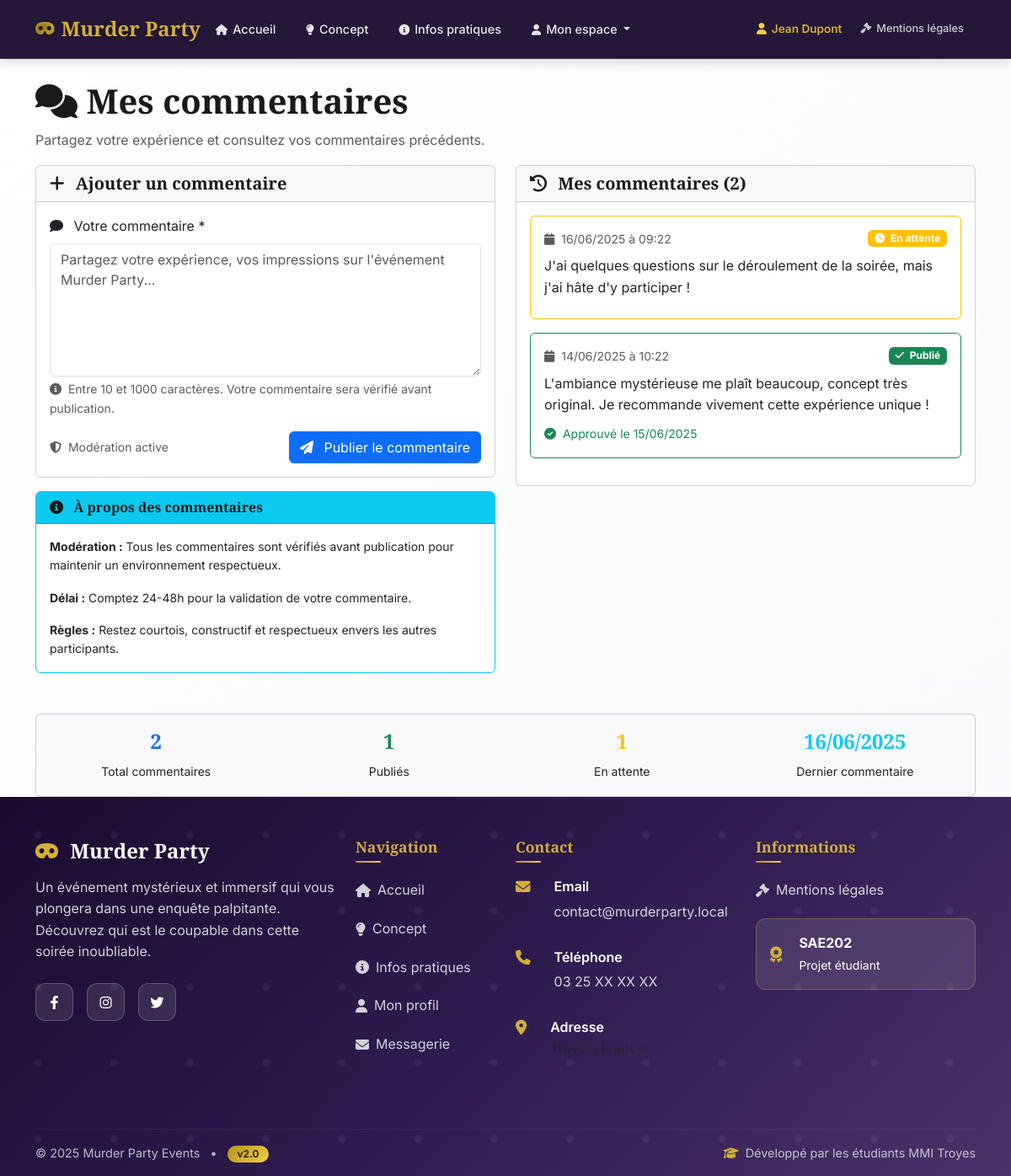
The app's page /commentaire (signed in) with its own data.
### tables this page shows
CREATE TABLE commentaires (
    id INT AUTO_INCREMENT PRIMARY KEY,
    utilisateur_id INT NOT NULL,
    contenu TEXT NOT NULL,
    approuve TINYINT(1) DEFAULT 0,
    date_creation TIMESTAMP DEFAULT CURRENT_TIMESTAMP,
    date_approbation TIMESTAMP NULL,
    FOREIGN KEY (utilisateur_id) REFERENCES utilisateurs(id) ON DELETE CASCADE,
    INDEX idx_approuve (approuve),
    INDEX idx_date_creation (date_creation),
    INDEX idx_utilisateur_id (utilisateur_id)
);

### controller/commentaire_controller.php (called while the page is built, shortened)
<?php
require_once('model/Comment.php');
function index() {
    $mes_commentaires = Comment::getByUser($_SESSION['user_id']);
    require_once('view/commentaire.php');
}
?>

### index.php (called while the page is built)
<?php
require_once('conf/routeur.php');
?>

### model/Comment.php (called while the page is built, shortened)
<?php
class Comment {
    public static function getByUser($utilisateur_id) {
        $db = getDB();
        $stmt = $db->prepare("
            SELECT * FROM commentaires
            WHERE utilisateur_id = ?
            ORDER BY date_creation DESC
        ");
        $stmt->execute([$utilisateur_id]);
        return $stmt->fetchAll();
    }
}
?>

### view/commentaire.php (the view, shortened to what this page needs)
<?php
include_once('view/autres_pages/header.php');
?>
<div class="container mt-4">
    <div class="row">
        <div class="col-12">
            <h1>
                <i class="fas fa-comments"></i> Mes commentaires
            </h1>
            <p class="text-muted">Partagez votre expérience et consultez vos commentaires précédents.</p>
        </div>
    </div>
    <div class="row">
        <div class="col-lg-6 mb-4">
            <div class="card">
                <div class="card-header">
                    <h5 class="mb-0">
                        <i class="fas fa-plus me-2"></i>
                        Ajouter un commentaire
                    </h5>
                </div>
                <div class="card-body">
                    <form method="POST" action="/commentaire">
                        <div class="mb-3">
                            <label for="contenu" class="form-label">
                                <i class="fas fa-comment me-2"></i>
                                Votre commentaire *
                            </label>
                            <textarea
                                class="form-control"
                                id="contenu"
                                name="contenu"
                                rows="6"
                                placeholder="Partagez votre expérience, vos impressions sur l'événement Murder Party..."
                                required><?= htmlspecialchars($_POST['contenu'] ?? '') ?></textarea>
                            <div class="form-text">
                                <i class="fas fa-info-circle me-1"></i>
                                Entre 10 et 1000 caractères. Votre commentaire sera vérifié avant publication.
                            </div>
                        </div>
                        <div class="d-flex justify-content-between align-items-center">
                            <small class="text-muted">
                                <i class="fas fa-shield-alt me-1"></i>
                                Modération active
                            </small>
                            <button type="submit" class="btn btn-primary">
                                <i class="fas fa-paper-plane me-2"></i>
                                Publier le commentaire
                            </button>
                        </div>
                    </form>
                </div>
            </div>
            <div class="card mt-3 border-info">
                <div class="card-header bg-info text-white">
                    <h6 class="mb-0">
                        <i class="fas fa-info-circle me-2"></i>
                        À propos des commentaires
                    </h6>
                </div>
                <div class="card-body">
                    <div class="small">
                        <p><strong>Modération :</strong> Tous les commentaires sont vérifiés avant publication pour maintenir un environnement respectueux.</p>
                        <p><strong>Délai :</strong> Comptez 24-48h pour la validation de votre commentaire.</p>
                        <p class="mb-0"><strong>Règles :</strong> Restez courtois, constructif et respectueux envers les autres participants.</p>
                    </div>
                </div>
            </div>
        </div>
        <div class="col-lg-6">
            <div class="card">
                <div class="card-header">
                    <h5 class="mb-0">
                        <i class="fas fa-history me-2"></i>
                        Mes commentaires (<?= count($mes_commentaires) ?>)
                    </h5>
                </div>
                <div class="card-body">
                    <?php if (empty($mes_commentaires)): ?>
                    <div class="text-center py-4">
                        <i class="fas fa-comment-slash fa-3x text-muted mb-3"></i>
                        <h6>Aucun commentaire</h6>
                        <p class="text-muted small">Vous n'avez pas encore publié de commentaire.</p>
                    </div>
                    <?php else: ?>
                    <div class="timeline">
                        <?php foreach ($mes_commentaires as $commentaire): ?>
                        <div class="card mb-3 <?= $commentaire['approuve'] ? 'border-success' : 'border-warning' ?>">
                            <div class="card-body">
                                <div class="d-flex justify-content-between align-items-start mb-2">
                                    <small class="text-muted">
                                        <i class="fas fa-calendar me-1"></i>
                                        <?= date('d/m/Y à H:i', strtotime($commentaire['date_creation'])) ?>
                                    </small>
                                    <?php if ($commentaire['approuve']): ?>
                                        <span class="badge bg-success">
                                            <i class="fas fa-check me-1"></i>
                                            Publié
                                        </span>
                                    <?php else: ?>
                                        <span class="badge bg-warning">
                                            <i class="fas fa-clock me-1"></i>
                                            En attente
                                        </span>
                                    <?php endif; ?>
                                </div>
                                <p class="mb-2"><?= nl2br(htmlspecialchars($commentaire['contenu'])) ?></p>
                                <?php if ($commentaire['approuve'] && $commentaire['date_approbation']): ?>
                                <small class="text-success">
                                    <i class="fas fa-check-circle me-1"></i>
                                    Approuvé le <?= date('d/m/Y', strtotime($commentaire['date_approbation'])) ?>
                                </small>
                                <?php endif; ?>
                            </div>
                        </div>
                        <?php endforeach; ?>
                    </div>
                    <?php endif; ?>
                </div>
            </div>
        </div>
    </div>
    <?php if (!empty($mes_commentaires)): ?>
    <div class="row mt-4">
        <div class="col-12">
            <div class="card bg-light">
                <div class="card-body">
                    <div class="row text-center">
                        <div class="col-md-3">
                            <h4 class="text-primary"><?= count($mes_commentaires) ?></h4>
                            <small>Total commentaires</small>
                        </div>
                        <div class="col-md-3">
                            <h4 class="text-success">
                                <?= count(array_filter($mes_commentaires, function($c) { return $c['approuve']; })) ?>
                            </h4>
                            <small>Publiés</small>
                        </div>
                        <div class="col-md-3">
                            <h4 class="text-warning">
                                <?= count(array_filter($mes_commentaires, function($c) { return !$c['approuve']; })) ?>
                            </h4>
                            <small>En attente</small>
                        </div>
                        <div class="col-md-3">
                            <h4 class="text-info">
                                <?= !empty($mes_commentaires) ? date('d/m/Y', strtotime($mes_commentaires[0]['date_creation'])) : '-' ?>
                            </h4>
                            <small>Dernier commentaire</small>
                        </div>
                    </div>
                </div>
            </div>
        </div>
    </div>
    <?php endif; ?>
</div>
<?php include_once('view/autres_pages/footer.php'); ?>

### view/autres_pages/header.php (style rules this page uses)
:root { --primary-dark: #1a0b2e; --primary-medium: #2d1b4e; --primary-light: #4a3268; --accent-gold: #d4af37; --accent-gold-light: #f4d03f; --accent-gold-dark: #b7950b; --crimson-dark: #8b0000; --crimson-medium: #a52a2a; --crimson-light: #cd5c5c; --text-primary: #1a1a1a; --text-secondary: #4a4a4a; --text-light: #ffffff; --text-muted: #6c757d; --bg-light: #ffffff; --bg-light-alt: #f8f9fa; --bg-dark: #1a1a1a; --gradient-primary: linear-gradient(135deg, var(--primary-dark) 0%, var(--primary-medium) 50%, var(--primary-light) 100%); --gradient-accent: linear-gradient(135deg, var(--accent-gold-dark) 0%, var(--accent-gold) 50%, var(--accent-gold-light) 100%); --gradient-crimson: linear-gradient(135deg, var(--crimson-dark) 0%, var(--crimson-medium) 50%, var(--crimson-light) 100%); --gradient-mystery: linear-gradient(135deg, var(--primary-dark) 0%, var(--crimson-dark) 100%); --shadow-sm: 0 2px 4px rgba(0,0,0,0.1); --shadow-md: 0 4px 12px rgba(0,0,0,0.15); --shadow-lg: 0 8px 25px rgba(0,0,0,0.2); --shadow-xl: 0 12px 40px rgba(0,0,0,0.25); --transition-fast: all 0.2s cubic-bezier(0.4, 0, 0.2, 1); --transition-smooth: all 0.3s cubic-bezier(0.4, 0, 0.2, 1); --transition-slow: all 0.5s cubic-bezier(0.4, 0, 0.2, 1); --navbar-height: 70px; }
* { box-sizing: border-box; }
body { font-family: 'Inter', -apple-system, BlinkMacSystemFont, 'Segoe UI', Roboto, sans-serif; background: linear-gradient(135deg, var(--bg-light) 0%, var(--bg-light-alt) 100%); color: var(--text-primary); min-height: 100vh; line-height: 1.6; font-weight: 400; padding-top: var(--navbar-height); }
h1, h2, h3, h4, h5, h6 { font-family: 'Playfair Display', Georgia, serif; font-weight: 600; line-height: 1.3; color: var(--text-primary); }

### records on screen
commentaires: date_creation "16/06/2025 à 09:22", approuve 0 (drawn), contenu "J'ai quelques questions sur le déroulement de la soirée, mais j'ai hâte d'y participer !", date_creation "16/06/2025"
commentaires: date_creation "14/06/2025 à 10:22", approuve 1 (drawn), contenu "L'ambiance mystérieuse me plaît beaucoup, concept très original. Je recommande vivement cette expérience unique !", date_approbation "15/06/2025"

### other values on screen
securise($_SESSION['user_prenom'] ?? '') "Jean"
securise($_SESSION['user_nom'] ?? '') "Dupont"
count($mes_commentaires) "2"
